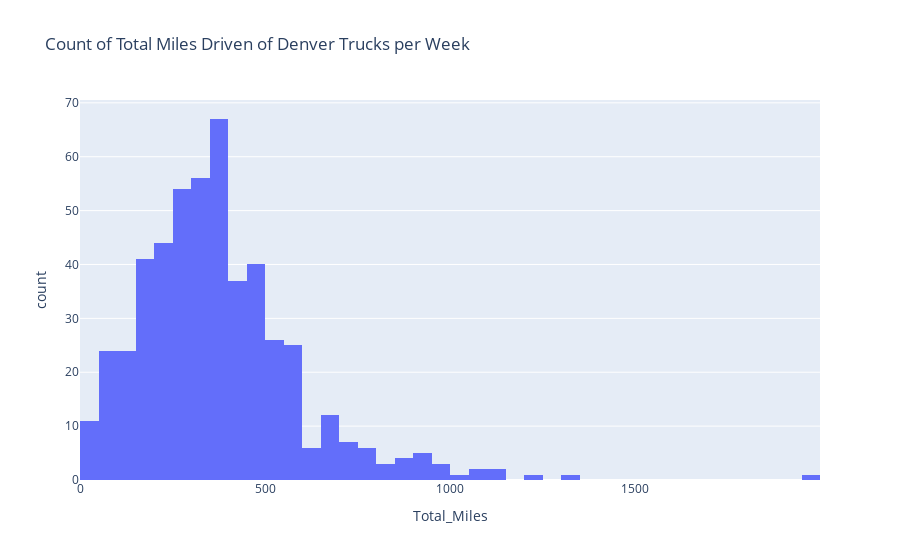

This figure's notebook cell:
### Code cell
DN1 = px.histogram(DN, x='Total_Miles', title = "Count of Total Miles Driven of Denver Trucks per Week")
DN1.show()

### Figure 1 — Plotly figure (JSON) as saved in the notebook; plotly's stock layout.template omitted (floating-point values rounded to 4 significant figures; data arrays with more than 128 entries replaced by an {"elided": "..."} marker saying what was removed)
{"data": [{"alignmentgroup": "True", "bingroup": "x", "hovertemplate": "Total_Miles=%{x}<br>count=%{y}<extra></extra>", "legendgroup": "", "marker": {"color": "#636efa", "pattern": {"shape": ""}}, "name": "", "offsetgroup": "", "orientation": "v", "showlegend": false, "type": "histogram", "x": {"elided": "503 int values"}, "xaxis": "x", "yaxis": "y"}], "layout": {"barmode": "relative", "legend": {"tracegroupgap": 0}, "title": {"text": "Count of Total Miles Driven of Denver Trucks per Week"}, "xaxis": {"anchor": "y", "domain": [0, 1], "title": {"text": "Total_Miles"}}, "yaxis": {"anchor": "x", "domain": [0, 1], "title": {"text": "count"}}}}
